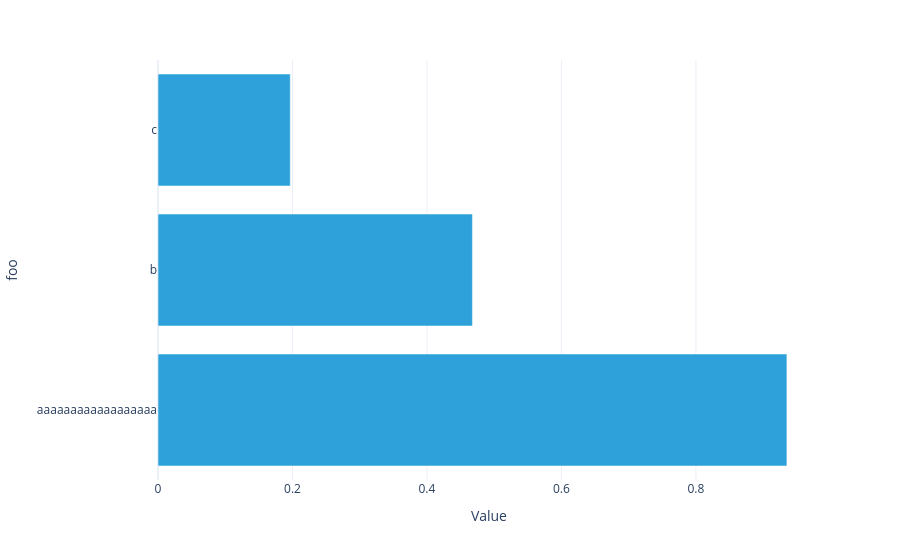

The cell this chart's notebook holds for it:
### Code cell
U1.visualize()

### Figure 1 — Plotly figure (JSON) as saved in the notebook; plotly's stock layout.template omitted (floating-point values rounded to 4 significant figures)
{"data": [{"hovertemplate": "Value=%{x}<br>foo=%{y}<extra></extra>", "legendgroup": "", "marker": {"color": "#2fa1da", "pattern": {"shape": ""}}, "name": "", "orientation": "h", "showlegend": false, "textposition": "auto", "type": "bar", "x": [0.9354, 0.4676, 0.1967], "xaxis": "x", "y": ["aaaaaaaaaaaaaaaaaa", "b", "c"], "yaxis": "y"}], "layout": {"barmode": "relative", "legend": {"title": {}, "tracegroupgap": 0}, "margin": {"t": 60}, "xaxis": {"anchor": "y", "domain": [0, 1], "title": {"text": "Value"}}, "yaxis": {"anchor": "x", "domain": [0, 1], "title": {"text": "foo"}}}}
